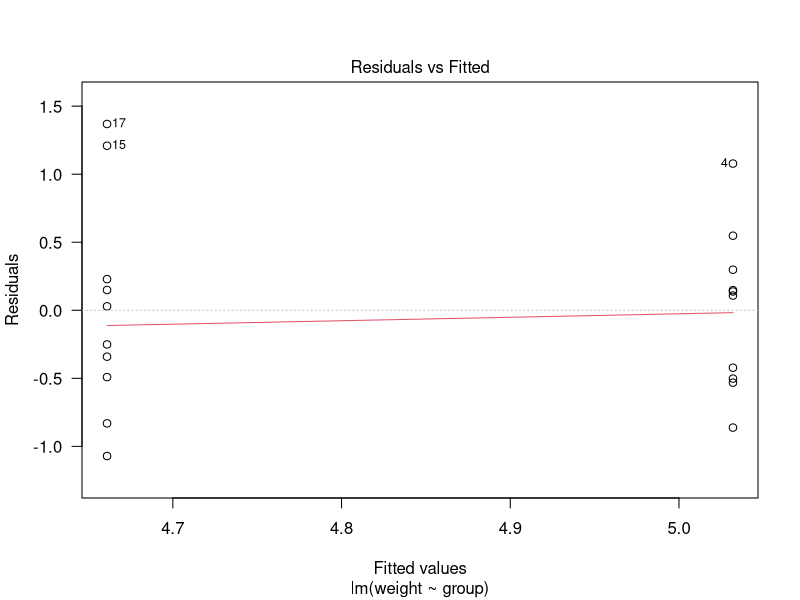
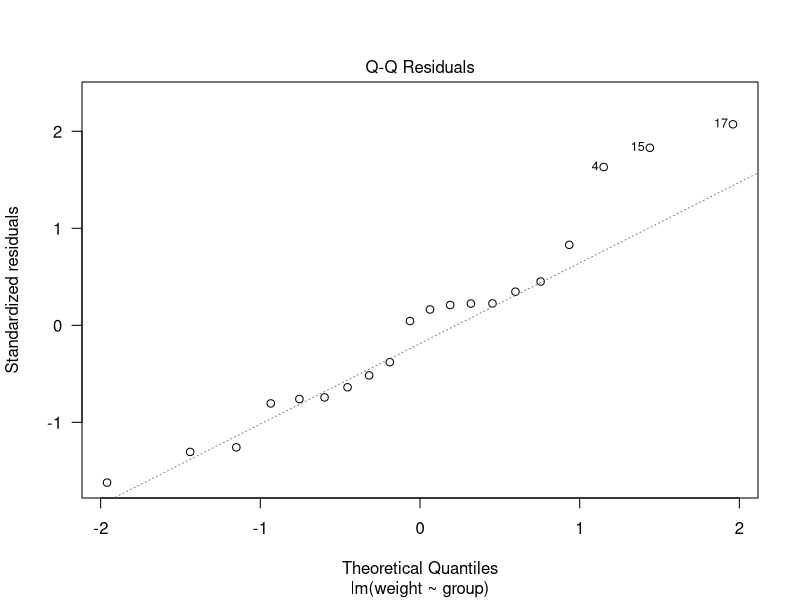
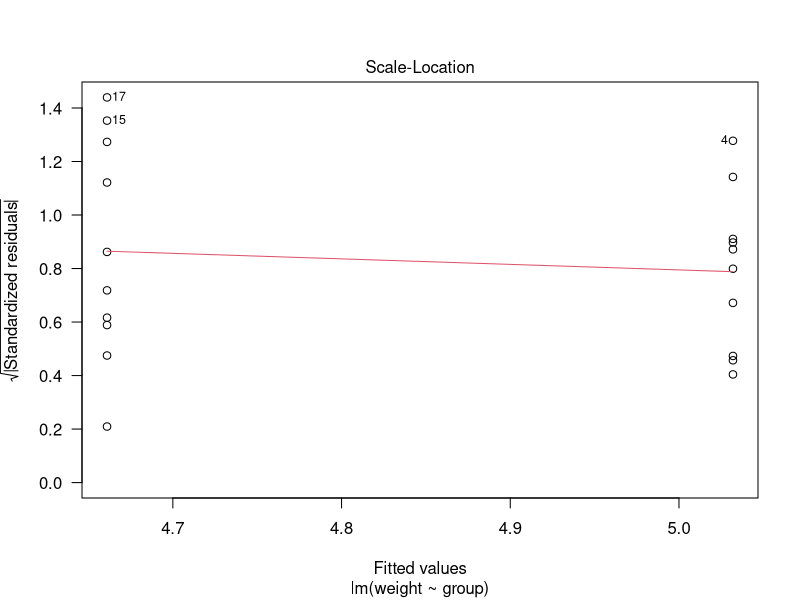
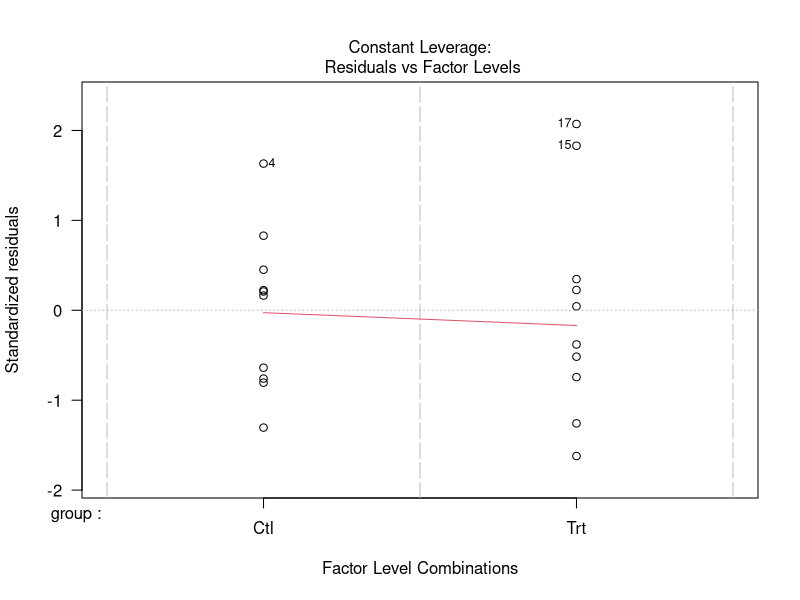

Write R code to recreate these figures, in order. (Note: this script raises an error after producing the figures.)
## Annette Dobson (1990) "An Introduction to Generalized Linear Models".
## Page 9: Plant Weight Data.
ctl <- c(4.17,5.58,5.18,6.11,4.50,4.61,5.17,4.53,5.33,5.14)
trt <- c(4.81,4.17,4.41,3.59,5.87,3.83,6.03,4.89,4.32,4.69)
group <- gl(2, 10, 20, labels = c("Ctl","Trt"))
weight <- c(ctl, trt)
lm.D9 <- lm(weight ~ group)
lm.D90 <- lm(weight ~ group - 1)
t.test(ctl,trt)
anova(lm.D9)
summary(lm.D90)
plot(lm.D9, las = 1)      # Residuals, Fitted, ...
par(opar)



library(car)
help("Prestige")
Prestige
summary(Prestige)
hist(Prestige$income)
hist(log2(Prestige$income))
reg1 = lm(prestige~education+log2(income)+women,data=Prestige)
plot(reg1)
summary(reg1)
#变量选择 
reg1.aic = step(reg1)  #AIC
reg1.bic = step(reg1,k=log(nrow(Prestige)))  #BIC
Anova(reg1.aic,type = 3)

prestige_predict = fitted(reg1)
plot(prestige_predict)
prestige_resid = residuals(reg1)

#add variable
reg2 = lm(prestige~education+log2(income)+women+type,data=Prestige)
summary(reg2)
#interaction
reg2 = lm(prestige~education+log2(income)+women*type,data=Prestige)




#0-1 regression

am.glm.logit = glm(formula=am ~ hp + wt,  data=mtcars, family=binomial)
summary(am.glm.logit)

am.glm.probit = glm(formula=am ~ hp + wt,  data=mtcars, family=binomial(link = "probit"))
summary(am.glm.probit)
plot(am.glm.probit$fitted.values)



